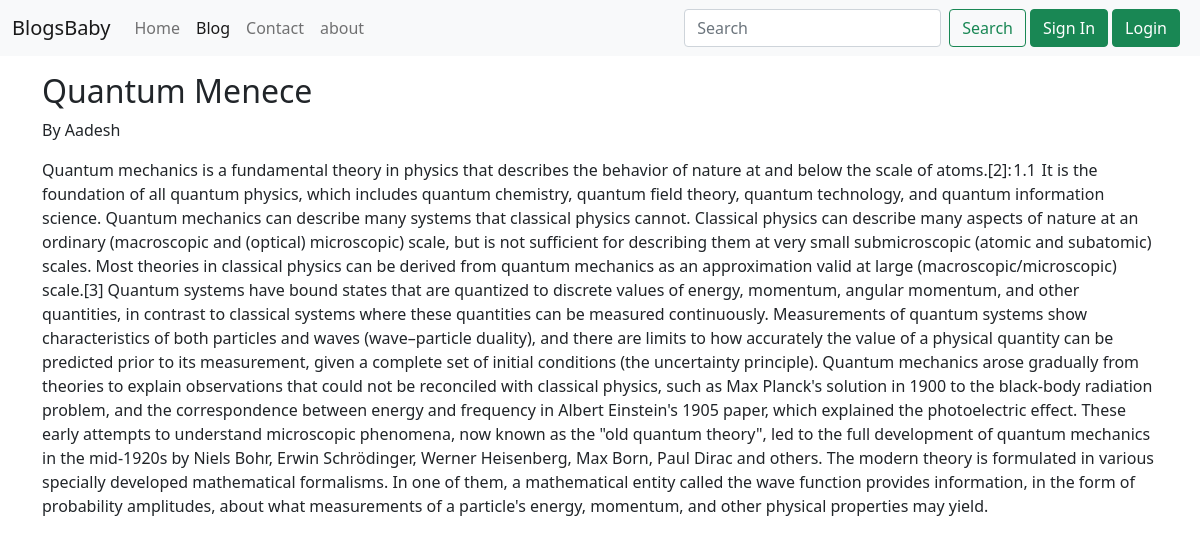
/Blogs/bloggy, run on the app's committed database.
### Blogs/models.py (models this page shows, shortened)
class Post(models.Model):
    Sno = models.AutoField(primary_key=True)
    author = models.CharField(max_length=100)
    title = models.CharField(max_length=250)
    slug = models.CharField(max_length=140)
    timestamp = models.DateTimeField(blank=True)
    content = models.TextField()

### Blogs/views.py (the view)
# urls.py: path('<str:slug>', views.blogPost,name = "blogPost"),
def blogPost(request,slug):
    post = Post.objects.filter(slug = slug)
    context = {"post":post}
    return render(request,'Blogs/blogpost.html',context)

### templates/Blogs/blogpost.html (shortened to what this page needs)
{% extends 'basic.html' %}
{% block blogactive %}active{% endblock blogactive %}
{% block body %}
{% for poost in post %}
<div class = "container my-3">
    <div class = "blog-post">
        <h2 class = "blog-post-title">
            {{poost.title}}
        </h2>
        <p class="blog-post meta">
            {{poost.datetime}} By <a herf = "#"> {{poost.author}}</a>
        </p>
        <p>{{poost.content}}</p>
    </div>
</div>
{% endfor %}
{% endblock body %}

### data on the page
Post: title "Quantum Menece", author "Aadesh", content "Quantum mechanics is a fundamental theory in physics that describes the behavior of nature at and below the scale of atoms.[2]: 1.1 It is the foundation of all quantum physics, which includes quantum chemistry, quantum field theory, quantum technology, and quantum information science. Quantum mechanics can describe many systems that classical physics cannot. Classical physics can describe many aspects of nature at an ordinary (macroscopic and (optical) microscopic) scale, but is not sufficient for describing them at very small submicroscopic (atomic and subatomic) scales. Most theories in classical physics can be derived from quantum mechanics as an approximation valid at large…"
